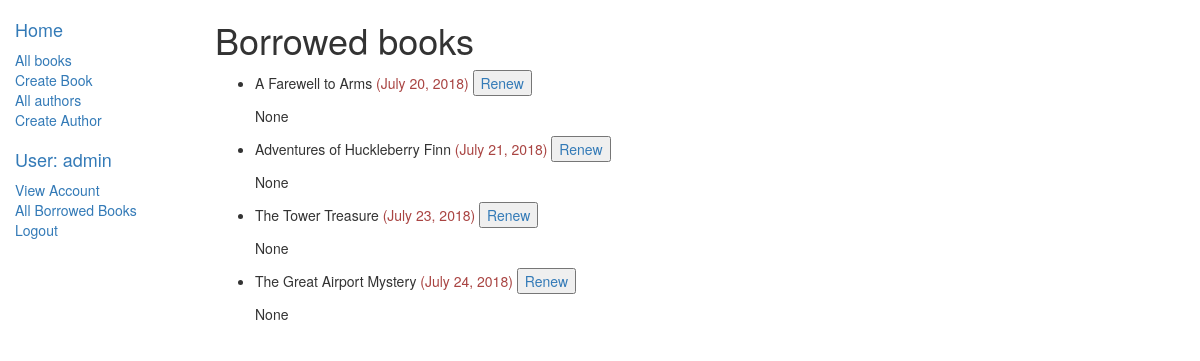
The page /catalog/allborrowedbooks/ (signed in) on the database as committed earlier.
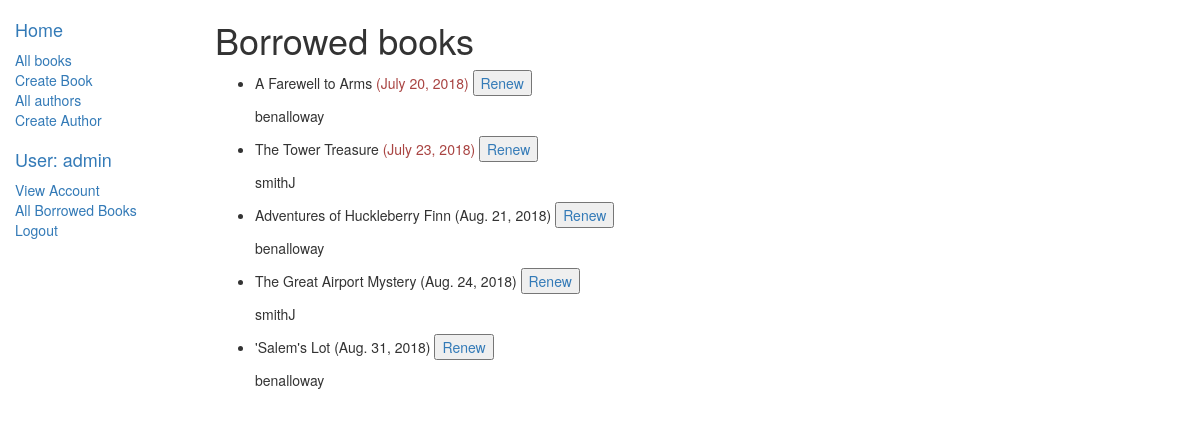
The same page on the database as committed later.
### catalog/models.py (models this page shows, shortened)
class BookInstance(models.Model):
	LOAN_STATUS = (
		('m', 'Maintenance'),
		('o', 'On Loan'),
		('a', 'Available'),
		('r', 'Reserved'),
	)
	id = models.UUIDField(primary_key=True, default=uuid.uuid4, help_text="Unique ID for this particular book across whole library")
	book = models.ForeignKey('Book', on_delete=models.SET_NULL, null=True)
	imprint = models.CharField(max_length=200)
	due_back = models.DateField(null=True, blank=True)
	status = models.CharField(max_length=1, choices=LOAN_STATUS, blank=True, default='m', help_text="Book availability")
	borrower = models.ForeignKey(User, on_delete=models.SET_NULL, null=True, blank=True)
	@property
	def is_overdue(self):
		if self.due_back and date.today() > self.due_back:
			return True
		return False
	class Meta:
		ordering = ["due_back"]
		permissions = (
			("can_mark_returned", "Set book as returned"),
			("can_renew", "Renew due date"),
			)

class Book(models.Model):
	title = models.CharField(max_length=200)
	summary = models.TextField(max_length=1000, help_text="Enter a brief description of the book")
	isbn = models.CharField("ISBN", max_length=13, help_text="13 Character <a href='https://www.isbn-international.org/content/what-isbn'>ISBN number</a>")
	language = models.ForeignKey(NaturalLanguage, on_delete=models.SET_NULL, null=True)
	author = models.ForeignKey('Author', on_delete=models.SET_NULL, null=True)
	genre = models.ManyToManyField(Genre, help_text="Select a genre for this book")
	class Meta:
		ordering = ["title"]

### catalog/views.py (the view)
# urls.py: path('allborrowedbooks/', views.LoanedBooksListView.as_view(), name='all-borrowed'),
class LoanedBooksListView(PermissionRequiredMixin, LoginRequiredMixin, generic.ListView):
    model = BookInstance
    template_name = 'catalog/bookinstance_list_borrowed_librarian.html'
    paginate_by = 10
    permission_required = 'catalog.can_mark_returned'
    def get_queryset(self):
        return BookInstance.objects.filter(status__exact='o').order_by('due_back')

### catalog/templates/catalog/bookinstance_list_borrowed_librarian.html
{% extends "base_generic.html" %}
{% block content %}
    <h1>Borrowed books</h1>
    {% if bookinstance_list %}
    <ul>
      {% for bookinst in bookinstance_list %}
      <li>
        <p>{{bookinst.book.title}} <span class="{% if bookinst.is_overdue %}text-danger{% endif %}">({{ bookinst.due_back }})</span>{% if perms.catalog.can_mark_returned %} <button><a style="text-decoration-line: none;" href="{% url 'renew-book-librarian' bookinst.id %}">Renew</a></button>  {% endif %}</p>
        <p>{{ bookinst.borrower }} </p>
      </li>
      {% endfor %}
    </ul>
    {% else %}
      <p>There are no books borrowed.</p>
    {% endif %}
{% endblock %}

Rows that differ between the two databases and show on the page:
changed BookInstance "July 20, 2018": borrower "None" → "benalloway"
changed BookInstance "July 23, 2018": borrower "None" → "smithJ"; moves up the list
changed BookInstance "Adventures of Huckleberry Finn": due_back "July 21, 2018" → "Aug. 21, 2018"; borrower "None" → "benalloway"
changed BookInstance "The Great Airport Mystery": due_back "July 24, 2018" → "Aug. 24, 2018"; borrower "None" → "smithJ"
now on this page (row edited): BookInstance: book "'Salem's Lot", due_back "Aug. 31, 2018", borrower "benalloway"
